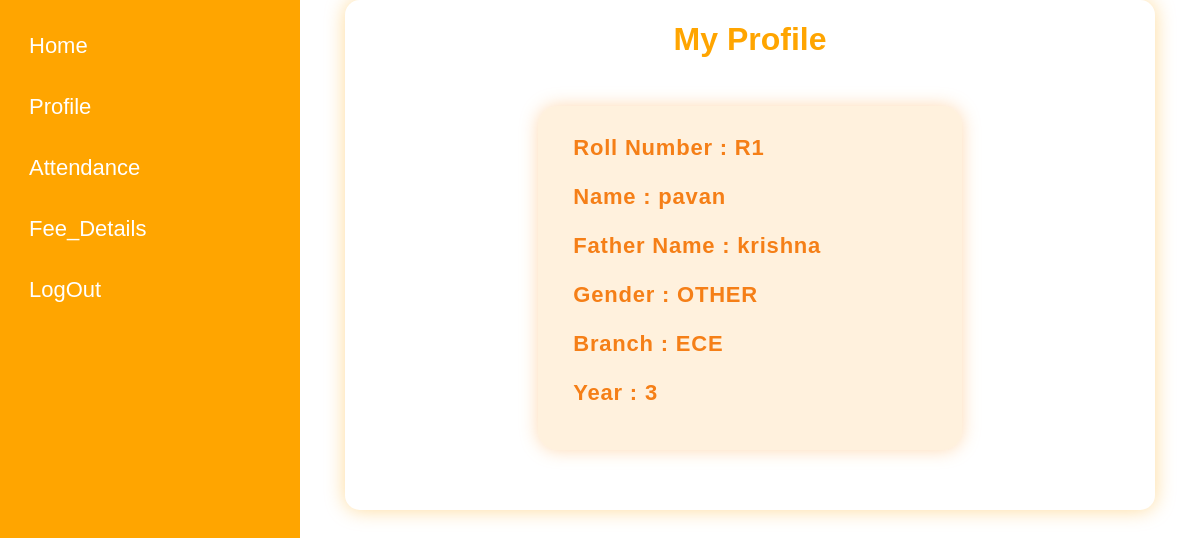
Screenshot of /profile/ (signed in) with the database file from the repository.
### testapp/models.py (models this page shows, shortened)
class Student(models.Model):
    user=models.OneToOneField(User, on_delete=models.CASCADE,null=True,blank=True)
    roll_number=models.CharField(max_length=30,unique=True)
    name=models.CharField(max_length=30)
    gender=models.CharField(max_length=10)
    father_name=models.CharField(max_length=40)
    branch=models.CharField(max_length=50)
    year=models.IntegerField()
    attendance=models.IntegerField()
    fees=models.FloatField()
    fee_payment=models.CharField(max_length=10)

### testapp/views.py (the view)
# urls.py: path('profile/',views.student_profile,name="student_profile"),
def student_profile(request):
    if request.session.get("role")!="student":
        return redirect("login")
    user_id=request.session.get("user_id")
    try:
        student=Student.objects.get(user_id=user_id)
    except Student.DoesNotExist:
        return render(request,"testapp/profile.html",{'error':"profile no found"})
    return render(request,"testapp/profile.html",{'student':student})

### templates/testapp/profile.html
<!DOCTYPE html>
{% extends 'testapp/base1.html'%}
{%load static%}
{% block body_block %}
<div class="content1">
   <div class="content12">
       <h2 style="color:orange; font-weight:800;">My Profile</h2>
<div class="profile-box">
    <p>Roll Number : {{student.roll_number}}</p>
    <p>Name : {{student.name}}</p>
    <p>Father Name : {{student.father_name}}</p>
    <p>Gender : {{student.gender}}</p>
    <p>Branch : {{student.branch}}</p>
    <p>Year : {{student.year}}</p>
</div>
   </div>
</div>
{% endblock %}

### static/css/style.css (style rules this page uses)
body { display:flex; font-family:Arial; margin:0px; }
.content1 { display:flex; flex-direction:column; margin-left:300px; width:100%; align-items:center; }
.content12 { display:flex; flex-direction:column; align-items:center; width: 90%; background: rgba(255, 255, 255, 0.2); backdrop-filter: blur(6px); padding: 20px; border-radius: 15px; box-shadow: 0 0 20px rgba(255, 165, 0, 0.4); }
.profile-box { width: 55%; margin: 40px auto; padding: 25px 35px; border-radius: 20px; background: rgba(255, 200, 120, 0.25); backdrop-filter: blur(6px); box-shadow: 0 0 18px rgba(255, 160, 60, 0.4); font-size: 22px; letter-spacing: 0.8px; font-weight: 900; color: #f57f17; animation: slide-in 0.5s ease; }

### rows the page displays
Student: roll_number "R1", name "pavan", father_name "krishna", gender "OTHER", branch "ECE", year "3"
